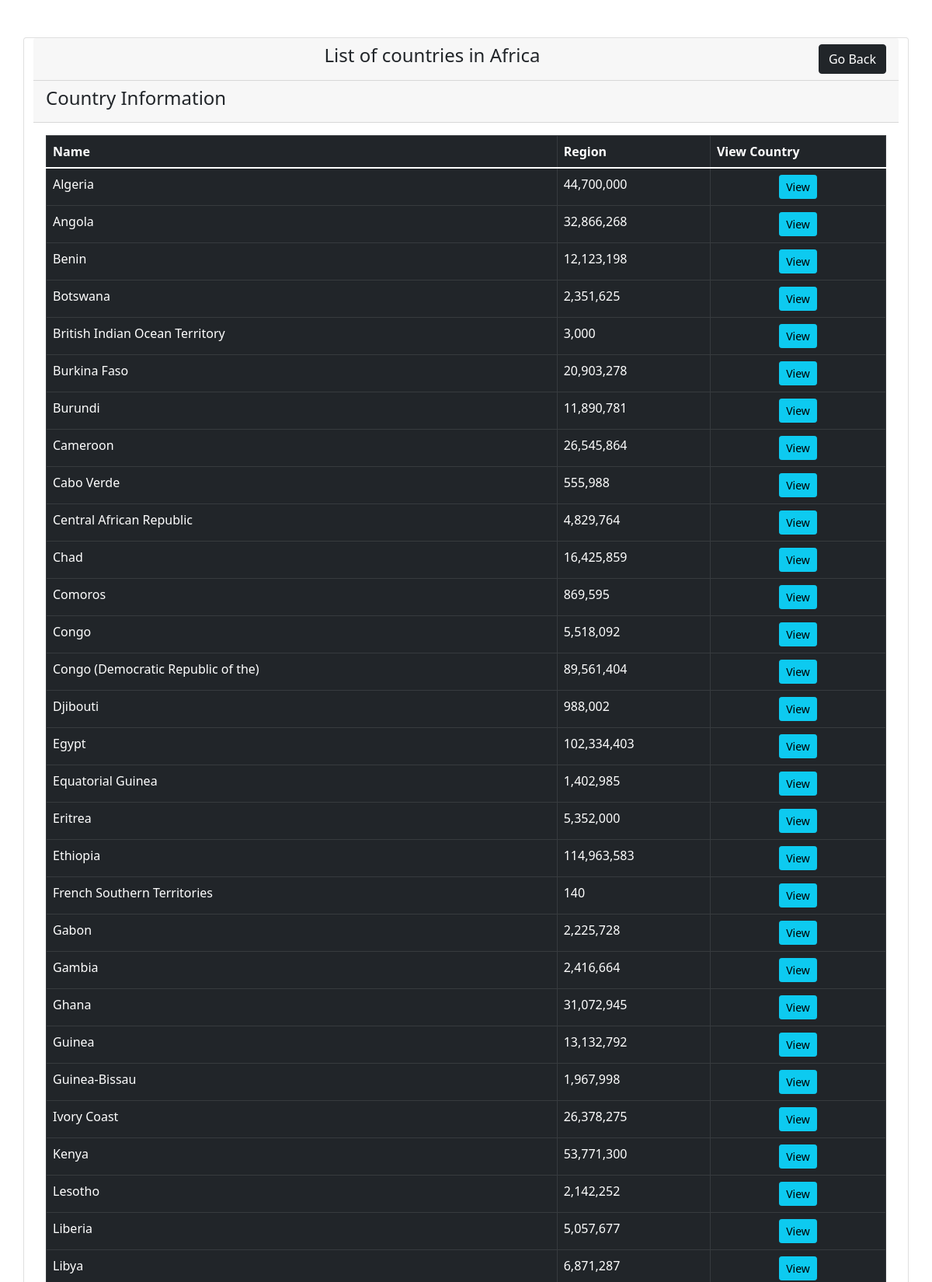
The page /view_region.php?region=Africa (upper part) on the database its author committed.
### tables this page shows
CREATE TABLE `countries` (
  `country_id` int(11) NOT NULL,
  `name` varchar(255) NOT NULL,
  `region` varchar(255) NOT NULL,
  `population` varchar(255) NOT NULL,
  `country_comment_count` int(11) NOT NULL,
  `favorites` int(11) NOT NULL
);

### view_region.php (the view)
<?php
include "includes/header.php";
include "dbcon.php";
?>
<?php
if(isset($_GET['region'])) {
    $the_country_region = mysqli_real_escape_string($connect, $_GET['region']);
}
?>
<div class="container mt-5">
    <div class="row">
        <div class="card">
            <div class="card-header">
                <h4 class="text-center"> List of countries in <?php echo $the_country_region; ?>
                    <a href="homepage.php" class="btn btn-dark float-end">Go Back</a>
                </h4>
            </div>
            <div class="card-header">
                <h4>
                    Country Information
                </h4>
            </div>
            <div class="card-body">
                <table class="table table-bordered table-dark">
                    <thead>
                        <tr>
                            <th>Name</th>
                            <th>Region</th>
                            <th>View Country</th>
                        </tr>
                    </thead>
                    <tbody>
                        <?php
                        $query = "SELECT * FROM countries WHERE region = '$the_country_region'";
                        $select_countries = mysqli_query($connect, $query);
                        while($row = mysqli_fetch_assoc($select_countries)) {
                            $country_id = $row['country_id'];
                            $country_name = $row['name'];
                            $country_population = $row['population'];
                            $format = number_format($country_population);
                            echo "<tr>";
                            echo "<td>{$country_name}</td>";
                            echo "<td>{$format}</td>";
                            echo "<td class='col text-center'><a href='view_country.php?country_id={$country_id}'class='btn btn-info btn-sm'>View</a></td>";
                            echo "</tr>";
                        }
                        ?>
                    </tbody>
                </table>
            </div>
        </div>
    </div>
</div>
<?php
include "includes/footer.php";
?>

### rows shown on the page
countries: name "Algeria", population "44,700,000"
countries: name "Angola", population "32,866,268"
countries: name "Benin", population "12,123,198"
countries: name "Botswana", population "2,351,625"
countries: name "British Indian Ocean Territory", population "3,000"
countries: name "Burkina Faso", population "20,903,278"
countries: name "Burundi", population "11,890,781"
countries: name "Cameroon", population "26,545,864"
countries: name "Cabo Verde", population "555,988"
countries: name "Central African Republic", population "4,829,764"
countries: name "Chad", population "16,425,859"
countries: name "Comoros", population "869,595"
countries: name "Congo", population "5,518,092"
countries: name "Congo (Democratic Republic of the)", population "89,561,404"
countries: name "Djibouti", population "988,002"
countries: name "Egypt", population "102,334,403"
countries: name "Equatorial Guinea", population "1,402,985"
countries: name "Eritrea", population "5,352,000"
countries: name "Ethiopia", population "114,963,583"
countries: name "French Southern Territories", population "140"
countries: name "Gabon", population "2,225,728"
countries: name "Gambia", population "2,416,664"
countries: name "Ghana", population "31,072,945"
countries: name "Guinea", population "13,132,792"
countries: name "Guinea-Bissau", population "1,967,998"
countries: name "Ivory Coast", population "26,378,275"
countries: name "Kenya", population "53,771,300"
countries: name "Lesotho", population "2,142,252"
countries: name "Liberia", population "5,057,677"
countries: name "Libya", population "6,871,287"

### other values the page prints
$the_country_region "Africa"
